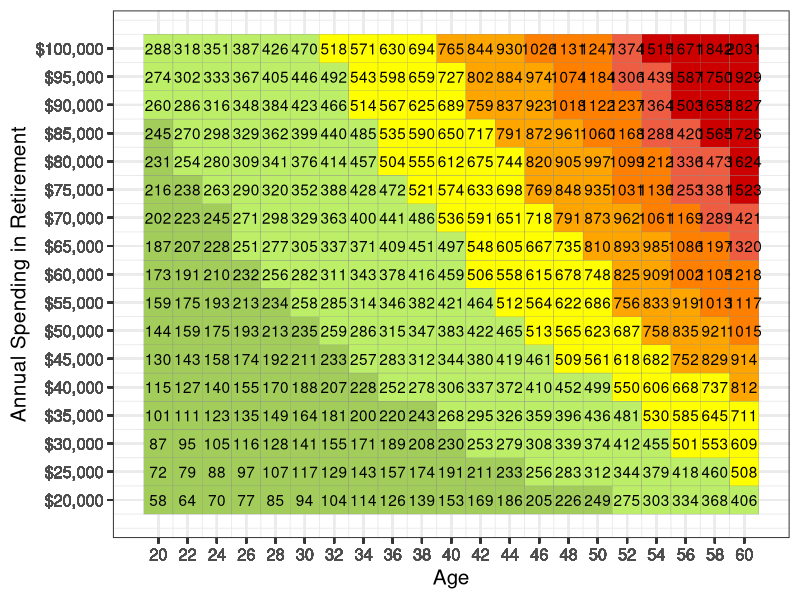
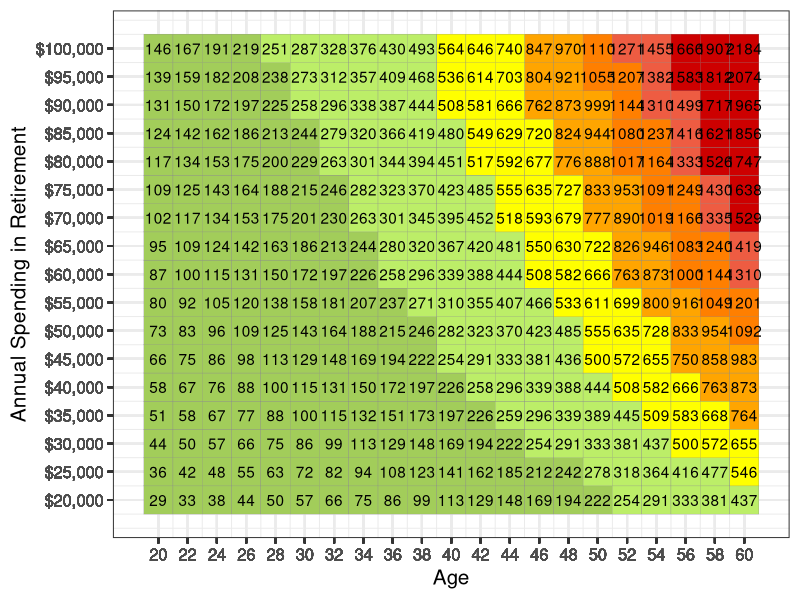

Generate these figures, in order, with R:
## ---- chunk 1
library(tidyverse)
library(scales)
## ---- chunk 2
coastfire_calculator <- function(retirement_spend, 
                                 withdraw_rate, 
                                 growth_rate, 
                                 inflation_rate, 
                                 retire_age, 
                                 current_age){
  df <- (retirement_spend) / (withdraw_rate * (1+(growth_rate - inflation_rate))^(retire_age - current_age))
  df
}
## ---- chunk 3
coast_withdraw <- 0.035
coast_growth <- 0.08
coast_inflation <- 0.03
retire_age <- 67
## ---- chunk 4
coast_data <- expand.grid(retirement_spending = seq(20000, 100000, 5000),
            age = seq(20, 60, 2)) %>% 
  as_tibble() %>% 
  mutate(coast_fire = round(coastfire_calculator(retirement_spending, 
                                                 coast_withdraw, 
                                                 coast_growth, 
                                                 coast_inflation, 
                                                 retire_age, age) / 1000, digits = 0)) 
## ---- chunk 5
coast_final <- coast_data %>% 
  mutate(segment = case_when(coast_fire < 250 ~ '0 to $250k', 
                             coast_fire >= 250 & coast_fire < 500 ~ '$250k - $500k', 
                             coast_fire >= 500 & coast_fire < 750 ~ '$500k - $750k',
                             coast_fire >= 750 & coast_fire < 1000 ~ '$750k - $1M',
                             coast_fire >= 1000 & coast_fire < 1250 ~ '$1M - $1.25M', 
                             coast_fire >= 1250 & coast_fire < 1500 ~ '$1.25M - $1.5M', 
                             coast_fire >= 1500 ~ '$1.5M+')) %>% 
  mutate(segment = as.factor(segment))
## ---- chunk 6
coast_final$segment <- factor(coast_final$segment, 
                              levels = c("0 to $250k", "$250k - $500k", 
                                         "$500k - $750k", "$750k - $1M", 
                                         "$1M - $1.25M", "$1.25M - $1.5M", 
                                         "$1.5M+"))
## ---- chunk 7
coast_final %>% 
  ggplot(aes(age, retirement_spending, fill = segment, label = coast_fire)) + 
  geom_tile(color = 'gray55') +
  geom_text(color = 'black') + 
  theme_bw() +
  scale_fill_manual(values = c("darkolivegreen3", "darkolivegreen2", "yellow1", 
                               "orange1", "darkorange1", "tomato2", "red3")) +
  scale_x_continuous(breaks = coast_final$age) + 
  scale_y_continuous(labels = dollar_format(),
                     breaks = coast_final$retirement_spending) + 
  labs(x = "Age", y = "Annual Spending in Retirement", fill = NULL) + 
  theme_bw(base_size = 15) + 
  theme(legend.position = 'none')

## ---- chunk 8
coast_withdraw <- 0.04
coast_growth <- 0.10
coast_inflation <- 0.03
retire_age <- 62

coast_data <- expand.grid(retirement_spending = seq(20000, 100000, 5000),
            age = seq(20, 60, 2)) %>% 
  as_tibble() %>% 
  mutate(coast_fire = round(coastfire_calculator(retirement_spending, 
                                                 coast_withdraw, 
                                                 coast_growth, 
                                                 coast_inflation, 
                                                 retire_age, age) / 1000, digits = 0)) 

coast_final <- coast_data %>% 
  mutate(segment = case_when(coast_fire < 250 ~ '0 to $250k', 
                             coast_fire >= 250 & coast_fire < 500 ~ '$250k - $500k', 
                             coast_fire >= 500 & coast_fire < 750 ~ '$500k - $750k',
                             coast_fire >= 750 & coast_fire < 1000 ~ '$750k - $1M',
                             coast_fire >= 1000 & coast_fire < 1250 ~ '$1M - $1.25M', 
                             coast_fire >= 1250 & coast_fire < 1500 ~ '$1.25M - $1.5M', 
                             coast_fire >= 1500 ~ '$1.5M+')) %>% 
  mutate(segment = as.factor(segment))

coast_final$segment <- factor(coast_final$segment, 
                              levels = c("0 to $250k", "$250k - $500k", 
                                         "$500k - $750k", "$750k - $1M", 
                                         "$1M - $1.25M", "$1.25M - $1.5M", 
                                         "$1.5M+"))

coast_final %>% 
  ggplot(aes(age, retirement_spending, fill = segment, label = coast_fire)) + 
  geom_tile(color = 'gray55') +
  geom_text(color = 'black') + 
  theme_bw() +
  scale_fill_manual(values = c("darkolivegreen3", "darkolivegreen2", "yellow1", 
                               "orange1", "darkorange1", "tomato2", "red3")) +
  scale_x_continuous(breaks = coast_final$age) + 
  scale_y_continuous(labels = dollar_format(),
                     breaks = coast_final$retirement_spending) + 
  labs(x = "Age", y = "Annual Spending in Retirement", fill = NULL) + 
  theme_bw(base_size = 15) + 
  theme(legend.position = 'none')
